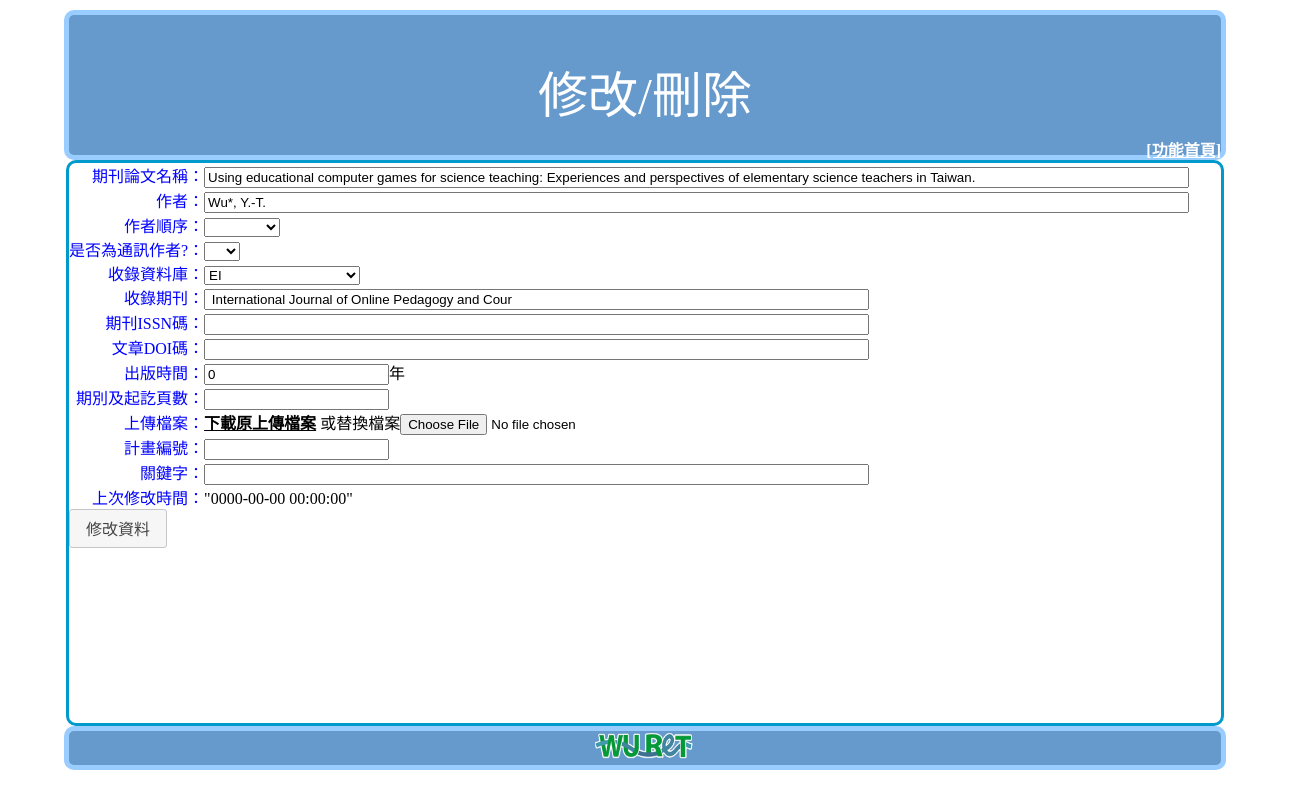
The page /edit/edit1.php?ID=1348 on the database its author committed.
### tables this page shows
CREATE TABLE IF NOT EXISTS `paper` (
  `ID` int(20) NOT NULL AUTO_INCREMENT,
  `type` varchar(20) NOT NULL,
  `title` varchar(200) NOT NULL,
  `author1` varchar(150) NOT NULL,
  `author2` varchar(16) NOT NULL,
  `author3` varchar(16) NOT NULL,
  `author4` varchar(16) NOT NULL,
  `author5` varchar(16) NOT NULL,
  `authorlist` varchar(16) NOT NULL,
  `authormail` varchar(50) NOT NULL,
  `database` varchar(50) NOT NULL,
  `magazine` varchar(50) NOT NULL,
  `ISSN` varchar(50) NOT NULL,
  `DOI` varchar(50) NOT NULL,
  `year` int(4) NOT NULL,
  `month` int(2) NOT NULL,
  `page` varchar(20) NOT NULL,
  `number` varchar(20) NOT NULL,
  `tag` varchar(150) NOT NULL,
  `meetname` varchar(100) NOT NULL,
  `state` varchar(20) NOT NULL,
  `place` varchar(50) DEFAULT NULL,
  `meetstart` date NOT NULL,
  `meetend` date NOT NULL,
  `testdate` date NOT NULL,
  `from` varchar(20) NOT NULL,
  `study` int(4) NOT NULL,
  `studytype` varchar(20) NOT NULL,
  `bookname` varchar(50) NOT NULL,
  `bookstore` varchar(50) NOT NULL,
  `bookinfo` text NOT NULL,
  `language` varchar(20) NOT NULL,
  `attachment` varchar(150) NOT NULL,
  `update_time` timestamp NOT NULL DEFAULT CURRENT_TIMESTAMP,
  PRIMARY KEY (`ID`)
);

### edit/edit1.php (the view, shortened to what this page needs)
<!DOCTYPE HTML>
<html>
<head>
<link rel="stylesheet" href="../api/reset.css"/>
<link rel="stylesheet" href="../style.css"/>
<link rel="stylesheet" href="api/edit.css"/>
<link rel="stylesheet" href="//ajax.googleapis.com/ajax/libs/jqueryui/1.11.1/themes/redmond/jquery-ui.css">
</head>
<body>
<div id="main">
<div id="top">
  <div id="banner1" style="position:relative;top:40px;text-align:center;font-size:50px;color:white;">修改/刪除
  </div>
  <div id="function" style="width:100%;position:relative;top:50px;text-align:right">
  <a href="../" id="goindex">[功能首頁]</a>
  </div>
</div>
<div id="middle">
	  <?php
       $IIID=$_GET["ID"];
       $get_pic_sql = "SELECT * FROM `paper` WHERE  `ID`='". $IIID."'";
       include('../api/db.php');
	   $get_pic_qry = mysql_query($get_pic_sql, $link) or die(mysql_error());
       $row = mysql_fetch_assoc($get_pic_qry);
       echo '<form name="form" method="post" action="update_finish1.php?ID='.$IIID.'" enctype="multipart/form-data">';
   echo   ' <table  class="detail_table">
        <tr>
          <th align="right" class="table_title" ><p>期刊論文名稱：</p></th>
          <td colspan="5"><input type="text" name="title" value="'.$row['title'].'" size="120"></td>
        </tr>
        <tr>
          <th align="right" class="table_title" >作者：</p></th>
          <td colspan="1"><input type="text" name="author1" value="'.$row['author1'].'" size="120"></td>
        </tr>
        <tr>
          <th align="right" ><p>作者順序：</p></th>
          <td colspan="5">
            <select id="authorlist" name="authorlist" >';
            $arrayName = array( "" ,
                                "第一作者" ,
                                "第二作者" ,
                                "第三作者" ,
                                "其他作者" ,
                               );
            foreach ($arrayName as $key => $value) {
              if($row['authorlist']==$value){
                echo '<option value="'.$value.'" selected>'.$value.'</option>';
              }else{
                echo '<option value="'.$value.'">'.$value.'</option>';
              }
            }
  echo   '  </select>
          </td>
        </tr>
        <tr>
          <th align="right" ><p>是否為通訊作者?：</p></th>
          <td colspan="5">
            <select id="authorlist" name="authormail">';
            $arrayName = array( "" ,
                                "是" ,
                                "否" ,
                               );
            foreach ($arrayName as $key => $value) {
              if($row['authormail']==$value){
                echo '<option value="'.$value.'" selected>'.$value.'</option>';
              }else{
                echo '<option value="'.$value.'">'.$value.'</option>';
              }
            }
  echo   '   </select>
          </td>
        </tr>
        <tr>
          <th align="right" ><p>收錄資料庫：</p></th>
          <td colspan="5">
            <select id="database" name="database" value="'.$row['database'].'">';
             $arrayName = array( "" ,
                                "SCI" ,
                                "SSCI" ,
                                "A&HCI" ,
                                "TSSCI" ,
                                "THCI" ,
                                "EI" ,
                                "科技部認定之核心期刊" ,
                               );
            foreach ($arrayName as $key => $value) {
              if($row['database']==$value){
                echo '<option value="'.$value.'" selected>'.$value.'</option>';
              }else{
                echo '<option value="'.$value.'">'.$value.'</option>';
              }
            }
echo   '   </select>
          </td>
        </tr>
        <tr>
          <th align="right" ><p>收錄期刊：</p></th>
          <td colspan="5"><input type="text" size="80" name="magazine" value="'.$row['magazine'].'"></td>
        </tr>
        <tr>
          <th align="right" ><p>期刊ISSN碼：</p></th>
          <td colspan="5"><input type="text" size="80" name="ISSN" value="'.$row['ISSN'].'"></td>
        </tr>
        <tr>
          <th align="right"><p>文章DOI碼：</p></th>
          <td colspan="5"><input type="text" size="80" name="DOI" value="'.$row['DOI'].'" ></td>
        </tr>
        <tr>
          <th align="right" ><p>出版時間：</p></th>
          <td ><input type="number"  name="year" min="1911" value="'.$row['year'].'">年</td>
        </tr>
        <tr>
          <th align="right" ><p>期別及起訖頁數：</p></th>
          <td colspan="5"><input type="text" name="page" value="'.$row['page'].'"></td>
        </tr>
        <tr>';
        $filefile=explode ('..',$row['attachment']);
        $filestyle=explode ('.',$filefile[1]);
        $filename=explode ('file/',$filestyle[0]);
        if($filestyle[1]==''){
          echo '
          <th align="right" ><p>上傳檔案：</p></td>
          <td colspan="5"><input type="file" name="myfile" size="50" value="'.$row['attachment'].'">
            <input type="text" name="fileSN" value="'.$filename[1].'" style="display: none;"></td>
          ';
        }else{
          $tttt='<a class="btn" type="button" href="'.$row['attachment'].'" style="color: #000;">下載原上傳檔案</a><span> 或替換檔案</span>';
          echo '
          <th align="right" ><p>上傳檔案：</p></td>
          <td colspan="5">'.$tttt.'<input type="file" name="myfile" size="50" value="'.$row['attachment'].'">
              <input type="text" name="fileSN" value="'.$filename[1].'" style="display: none;"></td>
          </td>
          ';
        }
        echo '
        </tr>
        <tr>
          <th align="right" ><p>計畫編號：</p></th>
          <td colspan="5"><input type="text" name="number" value="'.$row['number'].'"></td>
        </tr>
        <tr>
          <th align="right" ><p>關鍵字：</p></th>
          <td colspan="5"><input type="text" name="tag" value="'.$row['tag'].'" size=80></td>
        </tr>
        <tr>
          <th align="right" class="table_title" ><p>上次修改時間：</p></th>
          <td colspan="5">"'.$row['update_time'].'"</td>
        </tr>
      </table>
      ';
	  ?>
      <input type="submit" value="修改資料" onclick="return(confirm('確認要修改資料嗎？'))">
</div>
 <?php
include('../footer.php');
?>
</div>
</body>
</html>

### style.css (style rules this page uses)
html { height:100%; }
body { height:100%; }
#main { position:relative; font: 16px '微軟正黑體'; margin: 0 auto; width:1280px; height:100%; }
#top { position: relative; margin: 0 auto; border-radius: 10px 10px 10px 10px; height:140px; background-color: #6699CC; border-right:5px solid #99CCFF; border-left:5px solid #99CCFF; border-top:5px solid #99CCFF; border-bottom:5px solid #99CCFF; margin-top: 10px; width: 90%; }
#middle { position: relative; margin: 0 auto; min-height:560px; border-right:3px solid #0099cc; border-left:3px solid #0099cc; border-top:3px solid #0099cc; border-bottom:3px solid #0099cc; border-radius: 10px 10px 10px 10px; width: 90%; }
a:link { color: white; font-weight: bold; }

### edit/api/edit.css (style rules this page uses)
th { color:blue; white-space:nowrap; }

### rows shown on the page
paper: title "Using educational computer games for science teaching: Experiences and perspectives of elementary science teachers in Taiwan.", author1 "Wu*, Y.-T.", database "EI", magazine "International Journal of Online Pedagogy and Cour", year "0", update_time "0000-00-00 00:00:00"
